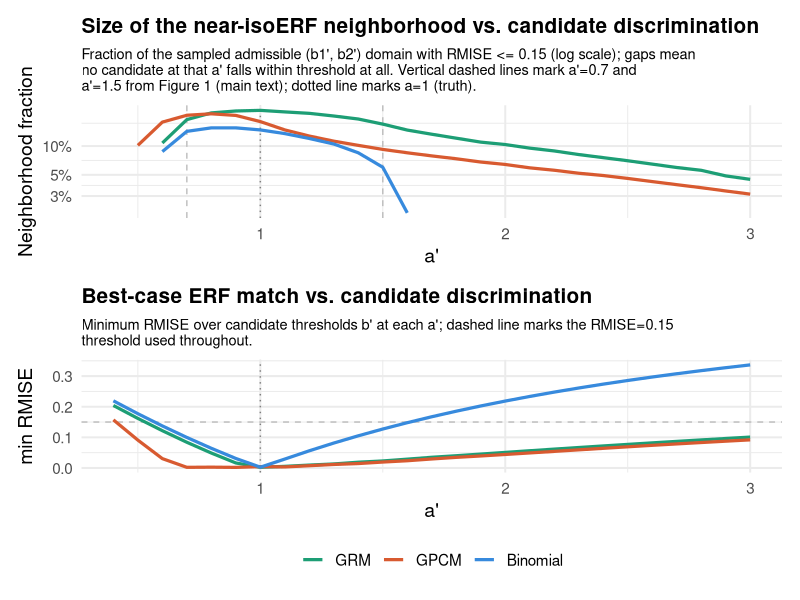

Source code (R):
## Extends Figure 1 (fig_isoerf_distance2_altcontour.pdf / iso.grm.fig) from two
## discrimination snapshots (a'=0.7, a'=1.5) into a continuous sweep over a',
## to make the "broad at low a', compact at high a'" claim in SI Section 1.4
## (si:isoerf.summary) directly visible and quantitative rather than inferred
## from two static panels.
##
## Same K=3 reference (a=1, b=(0,1)) and grid ranges as isoerf_distance2_altcontour.R,
## and the same common near-isoERF threshold (RMISE=0.15) used there, so the
## two figures are read together.

library(ggplot2)
library(patchwork)

logis <- function(x) 1 / (1 + exp(-x))

erf_grm <- function(theta, a, b) rowSums(outer(theta, b, function(t, bk) logis(a * (t - bk))))
erf_gpcm <- function(theta, a, b) {
  sapply(theta, function(t) {
    u1 <- exp(a * (t - b[1])); u2 <- exp(a * (t - b[1]) + a * (t - b[2]))
    (u1 + 2 * u2) / (1 + u1 + u2)
  })
}
erf_binom <- function(theta, a, b) 2 * logis(a * (theta - b[1]))

refs <- list(
  GRM      = list(a = 1, b = c(0, 1),    erf_fn = erf_grm),
  GPCM     = list(a = 1, b = c(0, 1),    erf_fn = erf_gpcm),
  Binomial = list(a = 1, b = c(0.5, NA), erf_fn = erf_binom)
)

erf_dist <- function(erf_ref_fn, erf_fn, a_prime, b_prime) {
  integrate(function(theta) {
    (erf_ref_fn(theta) - erf_fn(theta, a_prime, b_prime))^2 * dnorm(theta)
  }, lower = -5, upper = 5, subdivisions = 200)$value
}

b1_vals <- seq(-2, 2, length.out = 60)
b2_vals <- seq(-1, 3, length.out = 60)
b1_vals_binom <- seq(-2, 3, length.out = 400)

grids_2d <- list(
  GRM      = subset(expand.grid(b1 = b1_vals, b2 = b2_vals), b1 < b2),
  GPCM     = expand.grid(b1 = b1_vals, b2 = b2_vals)
)

a_seq <- seq(0.4, 3.0, by = 0.1)
contour_level_common <- 0.15   # shared with Figure 1 / iso.grm.fig

sweep_model <- function(model) {
  ref <- refs[[model]]
  efn <- ref$erf_fn
  erf_ref_fn <- function(theta) efn(theta, ref$a, ref$b)

  if (model == "Binomial") {
    n_total <- length(b1_vals_binom)
    out <- lapply(a_seq, function(ap) {
      dist <- sapply(b1_vals_binom, function(b1) erf_dist(erf_ref_fn, efn, ap, c(b1, NA)))
      rmise <- sqrt(dist)
      data.frame(a_prime = ap, min_rmise = min(rmise),
                 frac_below = mean(rmise <= contour_level_common))
    })
  } else {
    g <- grids_2d[[model]]
    n_total <- nrow(g)
    out <- lapply(a_seq, function(ap) {
      dist <- mapply(function(b1, b2) erf_dist(erf_ref_fn, efn, ap, c(b1, b2)), g$b1, g$b2)
      rmise <- sqrt(dist)
      data.frame(a_prime = ap, min_rmise = min(rmise),
                 frac_below = mean(rmise <= contour_level_common))
    })
  }
  res <- do.call(rbind, out)
  res$model <- model
  cat(sprintf("done %s\n", model))
  res
}

res <- do.call(rbind, lapply(c("GRM", "GPCM", "Binomial"), sweep_model))
res$model <- factor(res$model, levels = c("GRM", "GPCM", "Binomial"))

model_cols <- c(GRM = "#1D9E75", GPCM = "#D85A30", Binomial = "#378ADD")

theme_iso <- theme_minimal(base_size = 15) +
  theme(plot.title = element_text(size = 15, face = "bold"),
        plot.subtitle = element_text(size = 10.5),
        axis.title = element_text(size = 14),
        axis.text = element_text(size = 11),
        legend.title = element_text(size = 12),
        legend.text = element_text(size = 11),
        legend.position = "bottom")

wrap <- function(s, w = 95) paste(strwrap(s, width = w), collapse = "\n")

# Panel A: size of the near-isoERF neighborhood (fraction of the sampled
# admissible domain with RMISE <= 0.15) as a function of candidate a'.
# This is the direct, continuous version of "broad at a'=0.7, compact at
# a'=1.5" -- Figure 1 shows two vertical slices through this curve.
# Zero-fraction stretches (no admissible candidate within threshold at all)
# are left as gaps rather than floored, so an absent line segment is itself
# the signal, not an artifact of the log scale.
res$frac_plot <- ifelse(res$frac_below > 0, res$frac_below, NA)
p_frac <- ggplot(res, aes(x = a_prime, y = frac_plot, color = model)) +
  geom_vline(xintercept = 1, linetype = "dotted", color = "grey50") +
  geom_vline(xintercept = c(0.7, 1.5), linetype = "dashed", color = "grey75") +
  geom_line(linewidth = 1.1) +
  scale_y_log10(labels = scales::percent_format(accuracy = 1)) +
  scale_color_manual(values = model_cols, name = NULL) +
  labs(title = "Size of the near-isoERF neighborhood vs. candidate discrimination",
       subtitle = wrap("Fraction of the sampled admissible (b1', b2') domain with RMISE <= 0.15 (log scale); gaps mean no candidate at that a' falls within threshold at all. Vertical dashed lines mark a'=0.7 and a'=1.5 from Figure 1 (main text); dotted line marks a=1 (truth)."),
       x = expression(a*"'"), y = "Neighborhood fraction") +
  theme_iso

# Panel B: minimum achievable RMISE (best-compensating candidate) vs a' --
# shows *why* the binomial cannot exhibit the same transition: with only one
# free threshold it cannot compensate for a mismatched a', so even its best
# candidate stays far from the reference ERF once a' departs from 1.
p_min <- ggplot(res, aes(x = a_prime, y = min_rmise, color = model)) +
  geom_vline(xintercept = 1, linetype = "dotted", color = "grey50") +
  geom_hline(yintercept = contour_level_common, linetype = "dashed", color = "grey75") +
  geom_line(linewidth = 1.1) +
  scale_color_manual(values = model_cols, name = NULL) +
  labs(title = "Best-case ERF match vs. candidate discrimination",
       subtitle = wrap("Minimum RMISE over candidate thresholds b' at each a'; dashed line marks the RMISE=0.15 threshold used throughout."),
       x = expression(a*"'"), y = "min RMISE") +
  theme_iso

p_final <- (p_frac / p_min) +
  plot_layout(guides = "collect") &
  theme(legend.position = "bottom")

ggsave("/home/ben/Dropbox/Apps/Overleaf/binomial_model/fig_isoerf_neighborhood_vs_a.pdf",
       p_final, width = 9.5, height = 9)
cat("saved\n")
